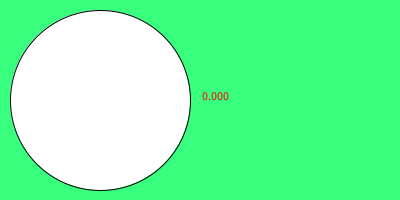
Frame 1 (no input)
Frame 60 (the mouse pressed at the canvas centre just before this capture): identical to frame 1, image omitted
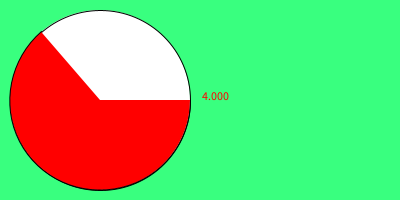
Frame 120 (the mouse held since frame 60 and released just before this capture)

The Processing sketch that drew these frames (run headless with seeded random() and noise(); from frame 60 on, the mouse is pressed at the canvas centre):

// Processing sketch: week16_2
// ── week16_2.pde
void setup(){
 size(400,200); 
}
void draw(){
 background(57,255,127);
 fill(255);
 ellipse(100,100,180,180);
 fill(255,0,0);
 float stop=mouseX/50.0;
 text(stop,200,100);
 arc(100,100,180,180,0,stop);
}
